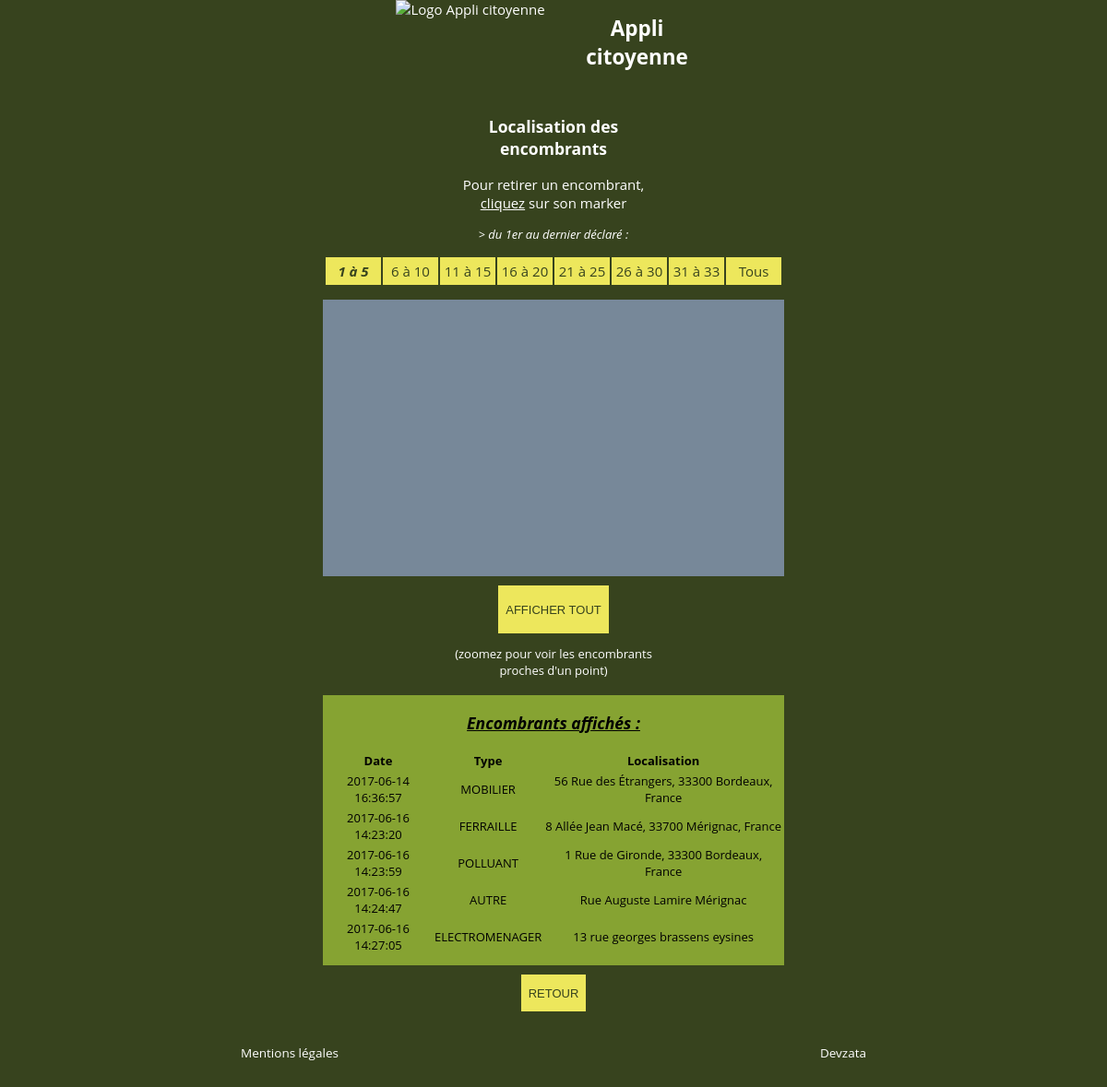
Screenshot of /trash-app-fl/employee-mapbw.php (signed in) with the database file from the repository.
### tables this page shows
CREATE TABLE `ta_bulkywaste` (
  `id` int(11) NOT NULL,
  `dat` datetime NOT NULL,
  `type` varchar(30) NOT NULL,
  `lat` double NOT NULL,
  `lng` double NOT NULL,
  `address` varchar(250) NOT NULL,
  `archives` tinyint(1) NOT NULL
);

### trash-app-fl/BulkyWasteManager.php (called while the page is built, shortened)
<?php
class BulkyWasteManager
{
	private $_db;
	public function setDb(PDO $dbArg)
	{
		$this->_db = $dbArg;
	}
	public function getBwCount()
	{
		$q = $this->_db->query('SELECT COUNT(*) FROM ta_bulkywaste WHERE archives=0')->fetchColumn();
		return $q;
	}
}
?>

### trash-app-fl/employee-mapbw.php (the view, shortened to what this page needs)
<?php
if (isset($_SESSION['employee-login-session']) AND isset($_SESSION['employee-password-session']))
{
    include('header.php');
    include('connect-db.php');
    $bwManager = new BulkyWasteManager($db);
    $bwCount = $bwManager->getBwCount();
    $nbBwPerPagemap = 5;
    $nbPagemap = ceil($bwCount/$nbBwPerPagemap);
    if (isset($_GET['completemap']))
    {
        $currentPagemap = 0;
    }
    else
    {
        if (isset($_GET['pagemap']))
        {
            $currentPagemap = $_GET['pagemap'];
        }
        else
        {
            $currentPagemap = 1;
        }
    }
    if (isset($_GET['completemap']))
    {
        $q = $db->query('SELECT * FROM ta_bulkywaste WHERE archives=0 ORDER BY id ASC');
    }
    else
    {
        $q = $db->query('SELECT * FROM ta_bulkywaste WHERE archives=0 ORDER BY id ASC LIMIT ' . ($currentPagemap-1)*$nbBwPerPagemap . ', ' . $nbBwPerPagemap . '');
    }
    while ($row = $q->fetch())
    {
          echo '<marker ';
          echo 'id="' . $row['id'] . '" ';
          echo 'dat="' . $row['dat'] . '" ';
          echo 'type="' . $row['type'] . '" ';
          echo 'lat="' . $row['lat'] . '" ';
          echo 'lng="' . $row['lng'] . '" ';
          echo 'address="' . $row['address'] . '" ';
          echo '/>';
    }
    ?>
    <div class="adapt-height">
        <div class="text-align-center">
            <div id="main-ajax-div">
                <h3>Localisation des<br/>encombrants</h3>
                <p>Pour retirer un encombrant,<br/><span class="underline">cliquez</span> sur son marker</p>
                <p class="font-size-13px italic">> du 1er au dernier déclaré :</p>
                <ul class="bloc-pagemap-ul">
                <?php
                for ($i=1; $i <= $nbPagemap ; $i++)
                {
                    if ($i == $currentPagemap)
                    {
                        if ($i == $nbPagemap)
                        {
                        ?>
                            <li class="bold italic"><?php echo ($i-1)*$nbBwPerPagemap+1; ?> à <?php echo $bwManager->getBwCount(); ?></li>
                        <?php
                        }
                        else
                        {
                        ?>
                            <li class="bold italic"><?php echo ($i-1)*$nbBwPerPagemap+1; ?> à <?php echo $i*$nbBwPerPagemap; ?></li>
                        <?php
                        }
                    }
                    else
                    {
                        if ($i == $nbPagemap)
                        {
                        ?>
                            <li><a href="employee-mapbw.php?pagemap=<?php echo $i; ?>"><?php echo ($i-1)*$nbBwPerPagemap+1; ?> à <?php echo $bwManager->getBwCount(); ?></a></li>
                        <?php
                        }
                        else
                        {
                        ?>
                            <li><a href="employee-mapbw.php?pagemap=<?php echo $i; ?>"><?php echo ($i-1)*$nbBwPerPagemap+1; ?> à <?php echo $i*$nbBwPerPagemap; ?></a></li>
                        <?php
                        }
                    }
                }
                if (isset($_GET['completemap']))
                {
                ?>
                    <li class="bold italic"><a href="employee-mapbw.php?completemap=1">Tous</a></li>
                <?php
                }
                else
                {
                ?>
                    <li><a href="employee-mapbw.php?completemap=1">Tous</a></li>
                <?php
                }
                ?>
                </ul>
                <div class="display-flex justify-content-center padding-bottom-10px">
                    <div id="map" class="bwmap-div"></div>
                </div>
                <a href="employee-mapbw.php?completemap=1"><button class="btn main-btn-style">AFFICHER TOUT</button></a>
                <p class="font-size-13px padding-bottom-5px">(zoomez pour voir les encombrants<br/>proches d'un point)</p>
                <?php
                if (isset($_GET['completemap']))
                {
                }
                else
                {
                ?>
                    <div class="display-flex justify-content-center padding-bottom-10px">
                        <div class="padding-bottom-10px map-width-adjust vert-eau-bkgd black-font-color">
                            <h3 class="italic underline">Encombrants affichés :</h3>
                                <table class="font-size-13px">
                                    <tr>
                                        <th>Date</th>
                                        <th>Type</th>
                                        <th>Localisation</th>
                                    </tr>
                                    <?php
                                    $q = $db->query('SELECT * FROM ta_bulkywaste WHERE archives=0 ORDER BY id ASC LIMIT ' . ($currentPagemap-1)*$nbBwPerPagemap . ', ' . $nbBwPerPagemap . '');
                                    while ($row = $q->fetch())
                                    {
                                        echo '<tr>';
                                            echo '<td>' . $row['dat'] . '</td>';
                                            echo '<td>' . $row['type'] . '</td>';
                                            echo '<td>' . $row['address'] . '</td>';
                                        echo '</tr>';
                                    }
                                    ?>
                                </table>
                        </div>
                    </div>
                <?php
                }
                ?>
            <a href="employee.php"><button class="btn default-btn-style">RETOUR</button></a>
            </div>
        </div>
    </div>
    <?php
    include('footer.php');
}
else
{
    echo '<p>Cette page est réservée aux employés connectés.</p>';
}
?>

### trash-app-fl/css/style.css (style rules this page uses)
.vert-chrome-bkgd { background-color: #37431E; }
.vert-eau-bkgd { background-color: #86A332; }
.black-font-color { color: black; }
.adapt-height { min-height: 200px; }
.padding-bottom-5px { padding-bottom: 5px; }
.padding-bottom-10px { padding-bottom: 10px; }
.display-flex { display: flex; }
.justify-content-center { justify-content: center; }
.text-align-center { text-align: center; }
.font-size-13px { font-size: 13px; }
.bold { font-weight: bold; }
.italic { font-style: italic; }
.underline { text-decoration: underline; }
body { margin: 0; font-size: 15px; color: white; font-family: 'Open Sans', Roboto, sans-serif; }
a { color: white; text-decoration: none; }
.btn { font-size: 13px; color: #37431E; border: 0; background-color: #EDE75C; }
.default-btn-style { height: 40px; min-width: 70px; }
.main-btn-style { height: 52px; width: 120px; }
.bwmap-div { height: 300px; width: 90%; max-width: 500px; color: black; background-color: lightslategrey; }
.map-width-adjust { width: 90%; max-width: 500px; }
.bloc-pagemap-ul { display: flex; justify-content: center; flex-wrap: wrap; padding: 0 10px 0 10px; }
.bloc-pagemap-ul li { width: 60px; padding-top: 5px; padding-bottom: 5px; margin: 1px; list-style-type: none; color: #37431E; background: #EDE75C; }
.bloc-pagemap-ul li a { color: #37431E; }

### rows the page displays
ta_bulkywaste: dat "2017-06-14 16:36:57", type "MOBILIER", address "56 Rue des Étrangers, 33300 Bordeaux, France"
ta_bulkywaste: dat "2017-06-16 14:23:20", type "FERRAILLE", address "8 Allée Jean Macé, 33700 Mérignac, France"
ta_bulkywaste: dat "2017-06-16 14:23:59", type "POLLUANT", address "1 Rue de Gironde, 33300 Bordeaux, France"
ta_bulkywaste: dat "2017-06-16 14:24:47", type "AUTRE", address "Rue Auguste Lamire Mérignac"
ta_bulkywaste: dat "2017-06-16 14:27:05", type "ELECTROMENAGER", address "13 rue georges brassens eysines"

### other values shown
$i*$nbBwPerPagemap "5"
$i*$nbBwPerPagemap "10"
$i*$nbBwPerPagemap "15"
$i*$nbBwPerPagemap "20"
$i*$nbBwPerPagemap "25"
$i*$nbBwPerPagemap "30"
$bwManager->getBwCount() "33"
